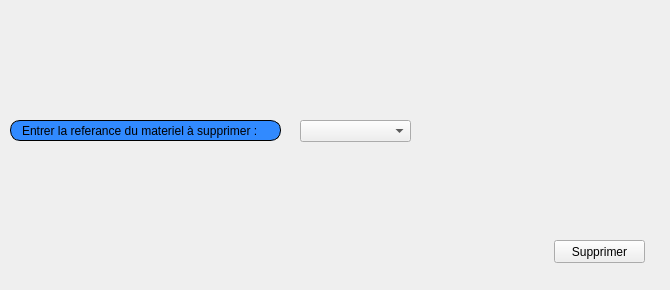
     <widget class="QWidget" name="tab_18">
      <attribute name="title">
       <string>supprimer</string>
      </attribute>
      <widget class="QLabel" name="label_18">
       <property name="geometry">
        <rect>
         <x>10</x>
         <y>120</y>
         <width>271</width>
         <height>21</height>
        </rect>
       </property>
       <property name="styleSheet">
        <string notr="true">border: 1px solid black;
border-radius: 10px;
padding: 0 8px;
background: #318aff;
font: bold, &quot;Arial&quot;;;
text-align:center;</string>
       </property>
       <property name="text">
        <string>Entrer la referance du materiel à supprimer :</string>
       </property>
      </widget>
      <widget class="QPushButton" name="supprimer_mat_maintenace1">
       <property name="geometry">
        <rect>
         <x>554</x>
         <y>240</y>
         <width>91</width>
         <height>23</height>
        </rect>
       </property>
       <property name="styleSheet">
        <string notr="true">#supprimer_mat_maintenace1{
font: bold, &quot;Arial&quot;;;     background-color: qlineargradient(x1: 0, y1: 0, x2: 0, y2: 1,
                                       stop: 0 #dadbde, stop: 1 #f6f7fa);
}
#supprimer_mat_maintenace1:pressed {
font: bold, &quot;Arial&quot;;;     background-color: qlineargradient(x1: 0, y1: 0, x2: 0, y2: 1,
                                       stop: 0 #dadbde, stop: 1 #fff07b);}</string>
       </property>
       <property name="text">
        <string>Supprimer</string>
       </property>
       <property name="icon">
        <iconset resource="ressources.qrc">
         <normaloff>:/images/img/PP.png</normaloff>:/images/img/PP.png</iconset>
       </property>
      </widget>
      <widget class="QComboBox" name="referance_mat_maint_supprimer_combobox_1">
       <property name="geometry">
        <rect>
         <x>300</x>
         <y>120</y>
         <width>111</width>
         <height>22</height>
        </rect>
       </property>
       <property name="currentIndex">
        <number>-1</number>
       </property>
      </widget>
      <widget class="QLabel" name="label_43">
       <property name="geometry">
        <rect>
         <x>0</x>
         <y>0</y>
         <width>661</width>
         <height>281</height>
        </rect>
       </property>
       <property name="text">
        <string/>
       </property>
       <property name="pixmap">
        <pixmap resource="ressources.qrc">:/images/img/imf.jpg</pixmap>
       </property>
      </widget>
      <widget class="QLabel" name="label_113">
       <property name="geometry">
        <rect>
         <x>-4</x>
         <y>-1</y>
         <width>661</width>
         <height>281</height>
        </rect>
       </property>
       <property name="text">
        <string/>
       </property>
       <property name="pixmap">
        <pixmap>:/img/imf.jpg</pixmap>
       </property>
      </widget>
      <zorder>label_113</zorder>
      <zorder>label_43</zorder>
      <zorder>label_18</zorder>
      <zorder>supprimer_mat_maintenace1</zorder>
      <zorder>referance_mat_maint_supprimer_combobox_1</zorder>
     </widget>
